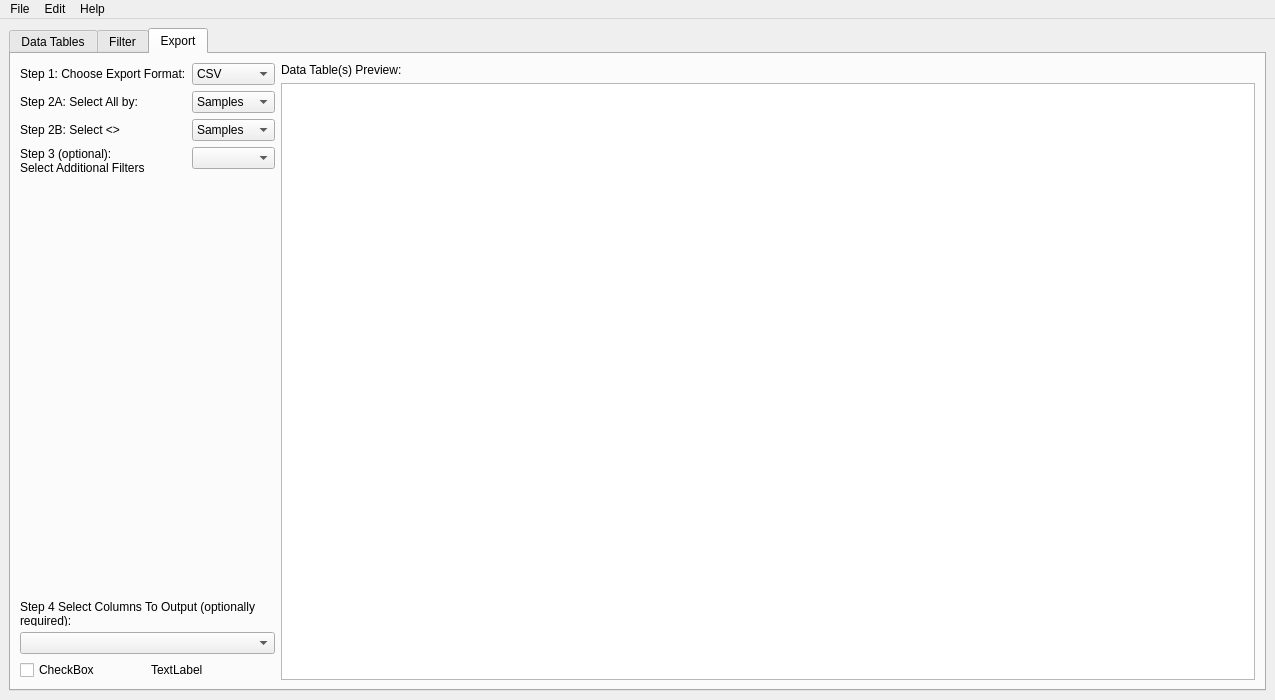
<?xml version="1.0" encoding="UTF-8"?>
<ui version="4.0">
 <class>MainWindow</class>
 <widget class="QMainWindow" name="MainWindow">
  <property name="geometry">
   <rect>
    <x>0</x>
    <y>0</y>
    <width>1275</width>
    <height>700</height>
   </rect>
  </property>
  <property name="sizePolicy">
   <sizepolicy hsizetype="Expanding" vsizetype="Expanding">
    <horstretch>0</horstretch>
    <verstretch>0</verstretch>
   </sizepolicy>
  </property>
  <property name="windowTitle">
   <string>MainWindow</string>
  </property>
  <widget class="QWidget" name="centralwidget">
   <property name="sizePolicy">
    <sizepolicy hsizetype="Expanding" vsizetype="Expanding">
     <horstretch>0</horstretch>
     <verstretch>0</verstretch>
    </sizepolicy>
   </property>
   <layout class="QGridLayout" name="gridLayout">
    <item row="1" column="0">
     <widget class="QTabWidget" name="tabWidget">
      <property name="sizePolicy">
       <sizepolicy hsizetype="Expanding" vsizetype="Ignored">
        <horstretch>0</horstretch>
        <verstretch>0</verstretch>
       </sizepolicy>
      </property>
      <property name="tabPosition">
       <enum>QTabWidget::North</enum>
      </property>
      <property name="currentIndex">
       <number>2</number>
      </property>
      <property name="elideMode">
       <enum>Qt::ElideRight</enum>
      </property>
      <property name="movable">
       <bool>true</bool>
      </property>
      <widget class="QWidget" name="tables_tab">
       <property name="sizePolicy">
        <sizepolicy hsizetype="Expanding" vsizetype="Expanding">
         <horstretch>0</horstretch>
         <verstretch>0</verstretch>
        </sizepolicy>
       </property>
       <attribute name="title">
        <string>Data Tables</string>
       </attribute>
       <layout class="QVBoxLayout" name="verticalLayout">
        <property name="spacing">
         <number>0</number>
        </property>
        <property name="leftMargin">
         <number>6</number>
        </property>
        <property name="topMargin">
         <number>0</number>
        </property>
        <property name="rightMargin">
         <number>6</number>
        </property>
        <property name="bottomMargin">
         <number>0</number>
        </property>
        <item>
         <layout class="QVBoxLayout" name="verticalLayout_3">
          <property name="spacing">
           <number>0</number>
          </property>
          <item>
           <widget class="QGroupBox" name="groupBox">
            <property name="sizePolicy">
             <sizepolicy hsizetype="Expanding" vsizetype="Fixed">
              <horstretch>0</horstretch>
              <verstretch>0</verstretch>
             </sizepolicy>
            </property>
            <property name="minimumSize">
             <size>
              <width>0</width>
              <height>65</height>
             </size>
            </property>
            <layout class="QHBoxLayout" name="horizontalLayout">
             <item>
              <widget class="QComboBox" name="dbTable_comboBox">
               <property name="sizePolicy">
                <sizepolicy hsizetype="Fixed" vsizetype="Fixed">
                 <horstretch>0</horstretch>
                 <verstretch>0</verstretch>
                </sizepolicy>
               </property>
               <property name="minimumSize">
                <size>
                 <width>200</width>
                 <height>25</height>
                </size>
               </property>
               <property name="focusPolicy">
                <enum>Qt::StrongFocus</enum>
               </property>
               <property name="layoutDirection">
                <enum>Qt::LeftToRight</enum>
               </property>
               <property name="currentText">
                <string/>
               </property>
               <property name="placeholderText">
                <string/>
               </property>
              </widget>
             </item>
             <item>
              <widget class="QPushButton" name="edit_pushButton">
               <property name="sizePolicy">
                <sizepolicy hsizetype="Fixed" vsizetype="Fixed">
                 <horstretch>0</horstretch>
                 <verstretch>0</verstretch>
                </sizepolicy>
               </property>
               <property name="minimumSize">
                <size>
                 <width>100</width>
                 <height>25</height>
                </size>
               </property>
               <property name="maximumSize">
                <size>
                 <width>100</width>
                 <height>25</height>
                </size>
               </property>
               <property name="focusPolicy">
                <enum>Qt::StrongFocus</enum>
               </property>
               <property name="text">
                <string>Edit Table</string>
               </property>
              </widget>
             </item>
             <item>
              <spacer name="horizontalSpacer">
               <property name="orientation">
                <enum>Qt::Horizontal</enum>
               </property>
               <property name="sizeHint" stdset="0">
                <size>
                 <width>40</width>
                 <height>20</height>
                </size>
               </property>
              </spacer>
             </item>
             <item>
              <widget class="QLabel" name="search_label">
               <property name="sizePolicy">
                <sizepolicy hsizetype="Fixed" vsizetype="Fixed">
                 <horstretch>0</horstretch>
                 <verstretch>0</verstretch>
                </sizepolicy>
               </property>
               <property name="text">
                <string>Search:</string>
               </property>
               <property name="alignment">
                <set>Qt::AlignRight|Qt::AlignTrailing|Qt::AlignVCenter</set>
               </property>
              </widget>
             </item>
             <item>
              <widget class="QLineEdit" name="search_lineEdit">
               <property name="sizePolicy">
                <sizepolicy hsizetype="Expanding" vsizetype="Fixed">
                 <horstretch>0</horstretch>
                 <verstretch>0</verstretch>
                </sizepolicy>
               </property>
               <property name="minimumSize">
                <size>
                 <width>100</width>
                 <height>0</height>
                </size>
               </property>
               <property name="placeholderText">
                <string>p</string>
               </property>
              </widget>
             </item>
            </layout>
           </widget>
          </item>
          <item>
           <widget class="QStackedWidget" name="db_stackedWidget">
            <property name="sizePolicy">
             <sizepolicy hsizetype="Expanding" vsizetype="Expanding">
              <horstretch>0</horstretch>
              <verstretch>0</verstretch>
             </sizepolicy>
            </property>
            <property name="lineWidth">
             <number>1</number>
            </property>
            <property name="currentIndex">
             <number>0</number>
            </property>
            <widget class="QWidget" name="db_table">
             <property name="sizePolicy">
              <sizepolicy hsizetype="Expanding" vsizetype="Expanding">
               <horstretch>0</horstretch>
               <verstretch>0</verstretch>
              </sizepolicy>
             </property>
             <layout class="QVBoxLayout" name="verticalLayout_4">
              <property name="leftMargin">
               <number>0</number>
              </property>
              <property name="topMargin">
               <number>9</number>
              </property>
              <property name="rightMargin">
               <number>0</number>
              </property>
              <property name="bottomMargin">
               <number>0</number>
              </property>
              <item>
               <widget class="QTableView" name="dbTable_tableView">
                <property name="sizePolicy">
                 <sizepolicy hsizetype="Expanding" vsizetype="Expanding">
                  <horstretch>0</horstretch>
                  <verstretch>0</verstretch>
                 </sizepolicy>
                </property>
               </widget>
              </item>
             </layout>
            </widget>
            <widget class="QWidget" name="db_tree">
             <property name="sizePolicy">
              <sizepolicy hsizetype="Expanding" vsizetype="Expanding">
               <horstretch>0</horstretch>
               <verstretch>0</verstretch>
              </sizepolicy>
             </property>
             <layout class="QVBoxLayout" name="verticalLayout_2">
              <property name="leftMargin">
               <number>0</number>
              </property>
              <property name="rightMargin">
               <number>0</number>
              </property>
              <property name="bottomMargin">
               <number>6</number>
              </property>
              <item>
               <widget class="QTreeView" name="dbTable_treeView">
                <property name="sizePolicy">
                 <sizepolicy hsizetype="Expanding" vsizetype="Expanding">
                  <horstretch>0</horstretch>
                  <verstretch>0</verstretch>
                 </sizepolicy>
                </property>
               </widget>
              </item>
             </layout>
            </widget>
           </widget>
          </item>
         </layout>
        </item>
       </layout>
      </widget>
      <widget class="QWidget" name="filter_tab">
       <attribute name="title">
        <string>Filter</string>
       </attribute>
       <layout class="QVBoxLayout" name="verticalLayout_5">
        <item>
         <layout class="QHBoxLayout" name="horizontalLayout_2">
          <item>
           <layout class="QVBoxLayout" name="verticalLayout_6">
            <property name="sizeConstraint">
             <enum>QLayout::SetDefaultConstraint</enum>
            </property>
            <item>
             <widget class="QLabel" name="label">
              <property name="sizePolicy">
               <sizepolicy hsizetype="Maximum" vsizetype="Preferred">
                <horstretch>0</horstretch>
                <verstretch>0</verstretch>
               </sizepolicy>
              </property>
              <property name="minimumSize">
               <size>
                <width>225</width>
                <height>0</height>
               </size>
              </property>
              <property name="maximumSize">
               <size>
                <width>225</width>
                <height>16777215</height>
               </size>
              </property>
              <property name="text">
               <string>Saved Filters</string>
              </property>
              <property name="alignment">
               <set>Qt::AlignCenter</set>
              </property>
             </widget>
            </item>
            <item>
             <widget class="QTextEdit" name="textEdit">
              <property name="sizePolicy">
               <sizepolicy hsizetype="Fixed" vsizetype="Fixed">
                <horstretch>0</horstretch>
                <verstretch>0</verstretch>
               </sizepolicy>
              </property>
              <property name="minimumSize">
               <size>
                <width>225</width>
                <height>30</height>
               </size>
              </property>
              <property name="maximumSize">
               <size>
                <width>225</width>
                <height>30</height>
               </size>
              </property>
             </widget>
            </item>
            <item>
             <widget class="QListWidget" name="listWidget">
              <property name="sizePolicy">
               <sizepolicy hsizetype="Fixed" vsizetype="Expanding">
                <horstretch>0</horstretch>
                <verstretch>0</verstretch>
               </sizepolicy>
              </property>
              <property name="minimumSize">
               <size>
                <width>225</width>
                <height>50</height>
               </size>
              </property>
              <property name="maximumSize">
               <size>
                <width>225</width>
                <height>16777215</height>
               </size>
              </property>
             </widget>
            </item>
           </layout>
          </item>
         </layout>
        </item>
       </layout>
      </widget>
      <widget class="QWidget" name="export_tab">
       <attribute name="title">
        <string>Export</string>
       </attribute>
       <layout class="QHBoxLayout" name="horizontalLayout_3">
        <item>
         <layout class="QVBoxLayout" name="verticalLayout_7">
          <item>
           <layout class="QFormLayout" name="formLayout">
            <item row="0" column="0">
             <widget class="QLabel" name="label_2">
              <property name="text">
               <string>Step 1: Choose Export Format:</string>
              </property>
             </widget>
            </item>
            <item row="0" column="1">
             <widget class="QComboBox" name="comboBox">
              <item>
               <property name="text">
                <string>CSV</string>
               </property>
              </item>
              <item>
               <property name="text">
                <string>Excel</string>
               </property>
              </item>
              <item>
               <property name="text">
                <string>DetritalPy</string>
               </property>
              </item>
              <item>
               <property name="text">
                <string>IsoplotR</string>
               </property>
              </item>
              <item>
               <property name="text">
                <string>DZStats</string>
               </property>
              </item>
              <item>
               <property name="text">
                <string>Database</string>
               </property>
              </item>
              <item>
               <property name="text">
                <string>Custom</string>
               </property>
              </item>
             </widget>
            </item>
            <item row="1" column="0">
             <widget class="QLabel" name="label_3">
              <property name="text">
               <string>Step 2A: Select All by:</string>
              </property>
             </widget>
            </item>
            <item row="1" column="1">
             <widget class="QComboBox" name="comboBox_2">
              <item>
               <property name="text">
                <string>Samples</string>
               </property>
              </item>
              <item>
               <property name="text">
                <string>Aliquots</string>
               </property>
              </item>
              <item>
               <property name="text">
                <string>Spots</string>
               </property>
              </item>
              <item>
               <property name="text">
                <string>Units</string>
               </property>
              </item>
             </widget>
            </item>
            <item row="2" column="0">
             <widget class="QLabel" name="label_4">
              <property name="text">
               <string>Step 2B: Select &lt;&gt;</string>
              </property>
             </widget>
            </item>
            <item row="2" column="1">
             <widget class="QComboBox" name="comboBox_3">
              <item>
               <property name="text">
                <string>Samples</string>
               </property>
              </item>
              <item>
               <property name="text">
                <string>Aliquots</string>
               </property>
              </item>
              <item>
               <property name="text">
                <string>Spots</string>
               </property>
              </item>
              <item>
               <property name="text">
                <string>Units</string>
               </property>
              </item>
             </widget>
            </item>
            <item row="3" column="0">
             <widget class="QLabel" name="label_5">
              <property name="text">
               <string>Step 3 (optional): Select Additional Filters</string>
              </property>
              <property name="wordWrap">
               <bool>true</bool>
              </property>
             </widget>
            </item>
            <item row="3" column="1">
             <widget class="QComboBox" name="comboBox_4"/>
            </item>
           </layout>
          </item>
          <item>
           <widget class="QLabel" name="label_7">
            <property name="maximumSize">
             <size>
              <width>16777215</width>
              <height>25</height>
             </size>
            </property>
            <property name="text">
             <string>Step 4 Select Columns To Output (optionally required):  </string>
            </property>
            <property name="wordWrap">
             <bool>true</bool>
            </property>
           </widget>
          </item>
          <item>
           <widget class="QComboBox" name="comboBox_5"/>
          </item>
          <item>
           <layout class="QGridLayout" name="gridLayout_5">
            <item row="0" column="0">
             <widget class="QCheckBox" name="checkBox">
              <property name="text">
               <string>CheckBox</string>
              </property>
             </widget>
            </item>
            <item row="0" column="1">
             <widget class="QLabel" name="label_6">
              <property name="text">
               <string>TextLabel</string>
              </property>
             </widget>
            </item>
           </layout>
          </item>
         </layout>
        </item>
        <item>
         <layout class="QVBoxLayout" name="verticalLayout_9">
          <item>
           <widget class="QLabel" name="label_8">
            <property name="text">
             <string>Data Table(s) Preview:</string>
            </property>
           </widget>
          </item>
          <item>
           <widget class="QTableView" name="tableView"/>
          </item>
         </layout>
        </item>
       </layout>
      </widget>
     </widget>
    </item>
   </layout>
  </widget>
  <widget class="QMenuBar" name="menubar">
   <property name="geometry">
    <rect>
     <x>0</x>
     <y>0</y>
     <width>1275</width>
     <height>21</height>
    </rect>
   </property>
   <widget class="QMenu" name="menuFile">
    <property name="title">
     <string>File</string>
    </property>
    <addaction name="actionNew"/>
    <addaction name="actionOpen"/>
    <addaction name="actionRecent"/>
    <addaction name="actionImport"/>
    <addaction name="separator"/>
    <addaction name="actionSave"/>
    <addaction name="actionSave_as"/>
    <addaction name="actionCreate_backup"/>
    <addaction name="actionRestore_backup"/>
    <addaction name="actionExport"/>
    <addaction name="separator"/>
    <addaction name="actionClose"/>
   </widget>
   <widget class="QMenu" name="menuEdit">
    <property name="title">
     <string>Edit</string>
    </property>
    <addaction name="actionSources"/>
    <addaction name="actionRegions"/>
    <addaction name="actionSettings"/>
    <addaction name="actionRock_types"/>
    <addaction name="actionUnits"/>
    <addaction name="actionAge_signatures"/>
   </widget>
   <widget class="QMenu" name="menuHelp">
    <property name="title">
     <string>Help</string>
    </property>
    <addaction name="actionHelo"/>
    <addaction name="actionCurrent_window_help"/>
   </widget>
   <addaction name="menuFile"/>
   <addaction name="menuEdit"/>
   <addaction name="menuHelp"/>
  </widget>
  <action name="actionNew">
   <property name="text">
    <string>New</string>
   </property>
  </action>
  <action name="actionOpen">
   <property name="text">
    <string>Open</string>
   </property>
  </action>
  <action name="actionRecent">
   <property name="text">
    <string>Recent</string>
   </property>
  </action>
  <action name="actionSave">
   <property name="text">
    <string>Save</string>
   </property>
  </action>
  <action name="actionSave_as">
   <property name="text">
    <string>Save as...</string>
   </property>
  </action>
  <action name="actionExport">
   <property name="text">
    <string>Export</string>
   </property>
  </action>
  <action name="actionImport">
   <property name="text">
    <string>Import</string>
   </property>
   <property name="shortcut">
    <string>Ctrl+I</string>
   </property>
  </action>
  <action name="actionClose">
   <property name="text">
    <string>Close</string>
   </property>
  </action>
  <action name="actionCreate_backup">
   <property name="text">
    <string>Create backup</string>
   </property>
  </action>
  <action name="actionRestore_backup">
   <property name="text">
    <string>Restore backup</string>
   </property>
  </action>
  <action name="actionSources">
   <property name="text">
    <string>Sources</string>
   </property>
  </action>
  <action name="actionRegions">
   <property name="text">
    <string>Regions</string>
   </property>
  </action>
  <action name="actionSettings">
   <property name="text">
    <string>Settings</string>
   </property>
  </action>
  <action name="actionUnits">
   <property name="text">
    <string>Units</string>
   </property>
  </action>
  <action name="actionAge_signatures">
   <property name="text">
    <string>Age signatures</string>
   </property>
  </action>
  <action name="actionRock_types">
   <property name="text">
    <string>Rock types</string>
   </property>
  </action>
  <action name="actionHelo">
   <property name="text">
    <string>Help</string>
   </property>
  </action>
  <action name="actionCurrent_window_help">
   <property name="text">
    <string>Current window help</string>
   </property>
  </action>
 </widget>
 <resources/>
 <connections/>
</ui>
